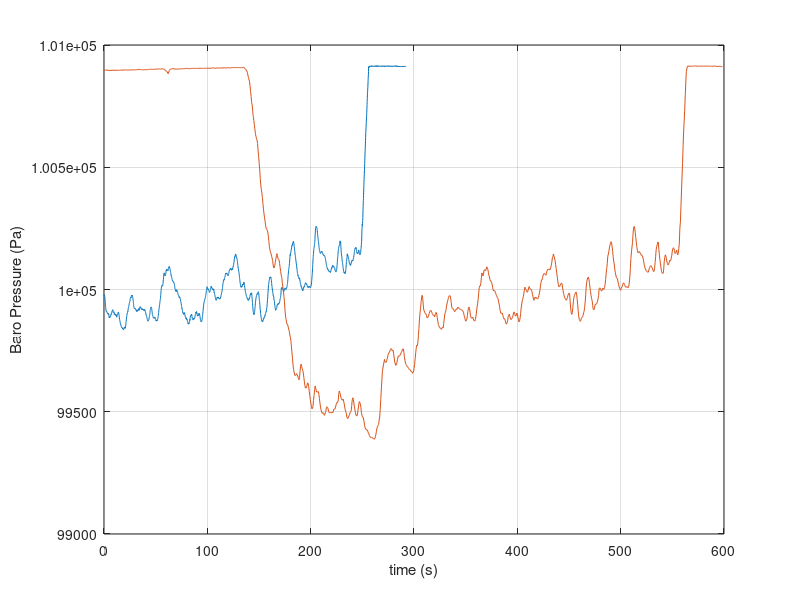

This figure's MATLAB source: (Note: this script raises an error after producing the figure.)
clc; clear; close all;
addpath('dataflash')
addpath('radio_telemetry')
flash = load('2014-12-02 10-58-22.log-48692.mat');
radio = load('2014-12-02 10-53-15.tlog.mat');

%% Plot Pressure
figure(1)
flash.ptime = (flash.BARO(:,2)- flash.BARO(1,2))*0.001; %s
flash.p = flash.BARO(:,4);
plot(flash.ptime,flash.p)
hold all
radio.p = radio.press_abs_mavlink_scaled_pressure_t(:,2) * 100; %Pascals
radio.time = (radio.time_boot_ms_mavlink_scaled_pressure_t(:,2) - radio.time_boot_ms_mavlink_scaled_pressure_t(1,2)) *0.001;
plot(radio.time,radio.p)
xlabel('time (s)');
ylabel('Baro Pressure (Pa)')
grid on
legend('dataflash','radio',0)

%% Pressure altitude
Hchart = 0:0.01:10;                    %km
Pchart = atmo_p(Hchart);               %Pa
radio.p_alt = interp1(Pchart,Hchart,radio.p)*1000;  %m
radio.p_alt = radio.p_alt - radio.p_alt(end);
flash.p_alt = interp1(Pchart,Hchart,flash.p)*1000;  %m
flash.p_alt = flash.p_alt - flash.p_alt(end);

figure(2)
plot(flash.ptime,flash.p_alt*3.28084,'.')
hold all
flash.GPS = flash.GPS(3:end,:);
flash.GPStime = (flash.GPS(:,3)-flash.GPS(1,3))*0.001; %s
flash.GPSalt = flash.GPS(:,10) - 149.8;
plot(flash.GPStime,flash.GPSalt*3.28084,'.')
%hold all
%plot(radio.time,radio.p_alt*3.28084)
hold all
plot((248.4)*[1 1],get(gca,'ylim'),'k');
hold all
plot((256)*[1 1],get(gca,'ylim'),'k');
xlabel('time (s)')
ylabel('altitude AGL (ft)')
grid on
legend('dataflash pressure alt','dataflash GPS alt',0)

%% Vertical Velocity
flash.pvz(1) = 0;                                                 %(m/s)
for n = 2:1:length(flash.ptime)
   dt = flash.ptime(n) - flash.ptime(n-1);
   flash.pvz(n) = (flash.p_alt(n) - flash.p_alt(n-1) )/dt;   %(m/s)
end

flash.GPSvz(1) = 0;                                                 %(m/s)
for n = 2:1:length(flash.GPStime)
   dt = flash.GPStime(n) - flash.GPStime(n-1);
   flash.GPSvz(n) = (flash.GPSalt(n) - flash.GPSalt(n-1) )/dt;   %(m/s)
end

figure(3)
plot(flash.ptime,flash.pvz*3.28084,'.b')
hold all
plot(flash.GPStime,flash.GPSvz*3.28084,'.r')
hold all
%windowSize = 5;
%b = (1/windowSize)*ones(1,windowSize);
%a = 1;
%flash.pvz_filter = filter(b,a,flash.pvz);
%flash.GPSvz_filter = filter(b,a,flash.GPSvz);
[~,flash.pvz_filter] = movavg(flash.pvz,1,10,0);
[~,flash.GPSvz_filter] = movavg(flash.GPSvz,1,10,0);
plot(flash.ptime,flash.pvz_filter*3.28084,'b')
hold all
plot(flash.GPStime,flash.GPSvz_filter*3.28084,'r')
hold all
plot((248.4)*[1 1],get(gca,'ylim'),'k');
hold all
plot((256)*[1 1],get(gca,'ylim'),'k');
xlabel('time (s)')
ylabel('Vertical Speed (ft/s)')
legend('dataflash pressure alt','dataflash GPS alt','dataflash pressure alt (filtered)','dataflash GPS alt (filtered)','parachute deployment','ground impact',0)

figure(4)
m = 3.50173; %kg
plot(flash.ptime,flash.pvz.^2*0.737562149/2*m,'.b')
hold all
plot(flash.GPStime,flash.GPSvz.^2*0.737562149/2*m,'.r')
hold all
plot(flash.ptime,flash.pvz_filter.^2*0.737562149/2*m,'b')
hold all
plot(flash.GPStime,flash.GPSvz_filter.^2*0.737562149/2*m,'r')
hold all
plot((248.4)*[1 1],get(gca,'ylim'),'k');
hold all
plot((256)*[1 1],get(gca,'ylim'),'k');
xlabel('time (s)')
ylabel('Kinetic energy (ft-lbs)')
legend('dataflash pressure alt','dataflash GPS alt','dataflash pressure alt (filtered)','dataflash GPS alt (filtered)','parachute deployment','ground impact',0)

%% Accelerometers
figure(5)
flash.IMUtime = (flash.IMU(:,2) - flash.IMU(1,2)) * 0.001;
plot(flash.IMUtime,flash.IMU(:,6)/9.81)
hold all
plot(flash.IMUtime,flash.IMU(:,7)/9.81)
hold all
plot(flash.IMUtime,flash.IMU(:,8)/9.81)
grid on 
legend('x','y','z',0)

%% GPS sats
figure(6)
plot(flash.GPStime,flash.GPS(:,5))
xlabel('time (s)')
ylabel('Nsats')
grid on

%% 3D plot
lat = flash.GPS(:,7);
long = flash.GPS(:,8);
gps_alt = flash.GPS(:,10);
trajectory_flash = [gps_alt,long,lat];

lat = radio.lat_mavlink_gps_raw_int_t(:,2)*1E-7;
long = radio.lon_mavlink_gps_raw_int_t(:,2)*1E-7;
gps_alt = radio.alt_mavlink_gps_raw_int_t(:,2)*1E-3;
trajectory_radio = [gps_alt,long,lat];

trajector_spliced = [trajectory_radio(1:491,:);trajectory_flash];

%figure(7)
%time = radio.time_usec_mavlink_gps_raw_int_t(:,2) - radio.time_usec_mavlink_gps_raw_int_t(1,2);
%plot(time/1000000,gps_alt)
%492
